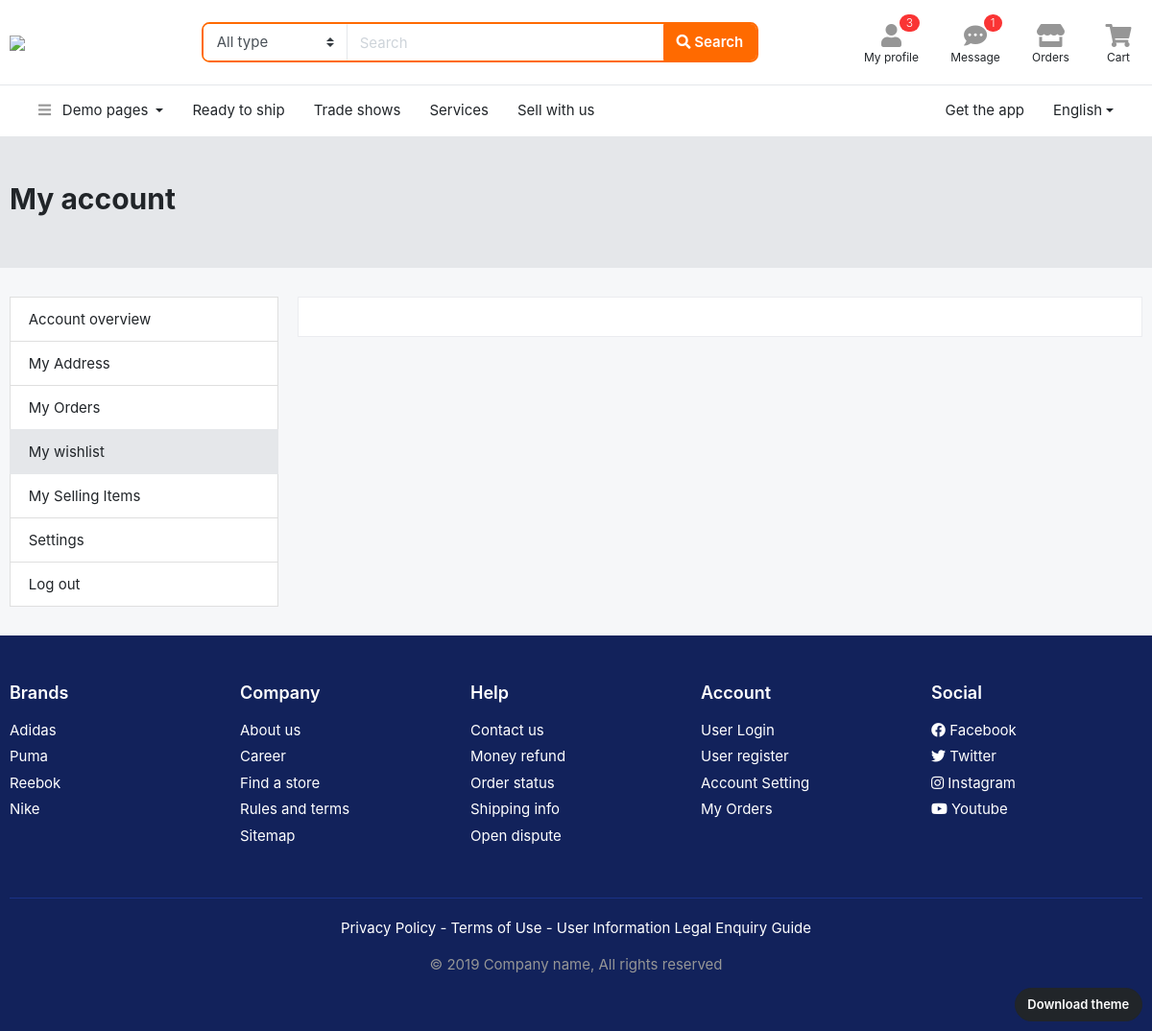
The app's page /tanlangan/ (signed in), older data.
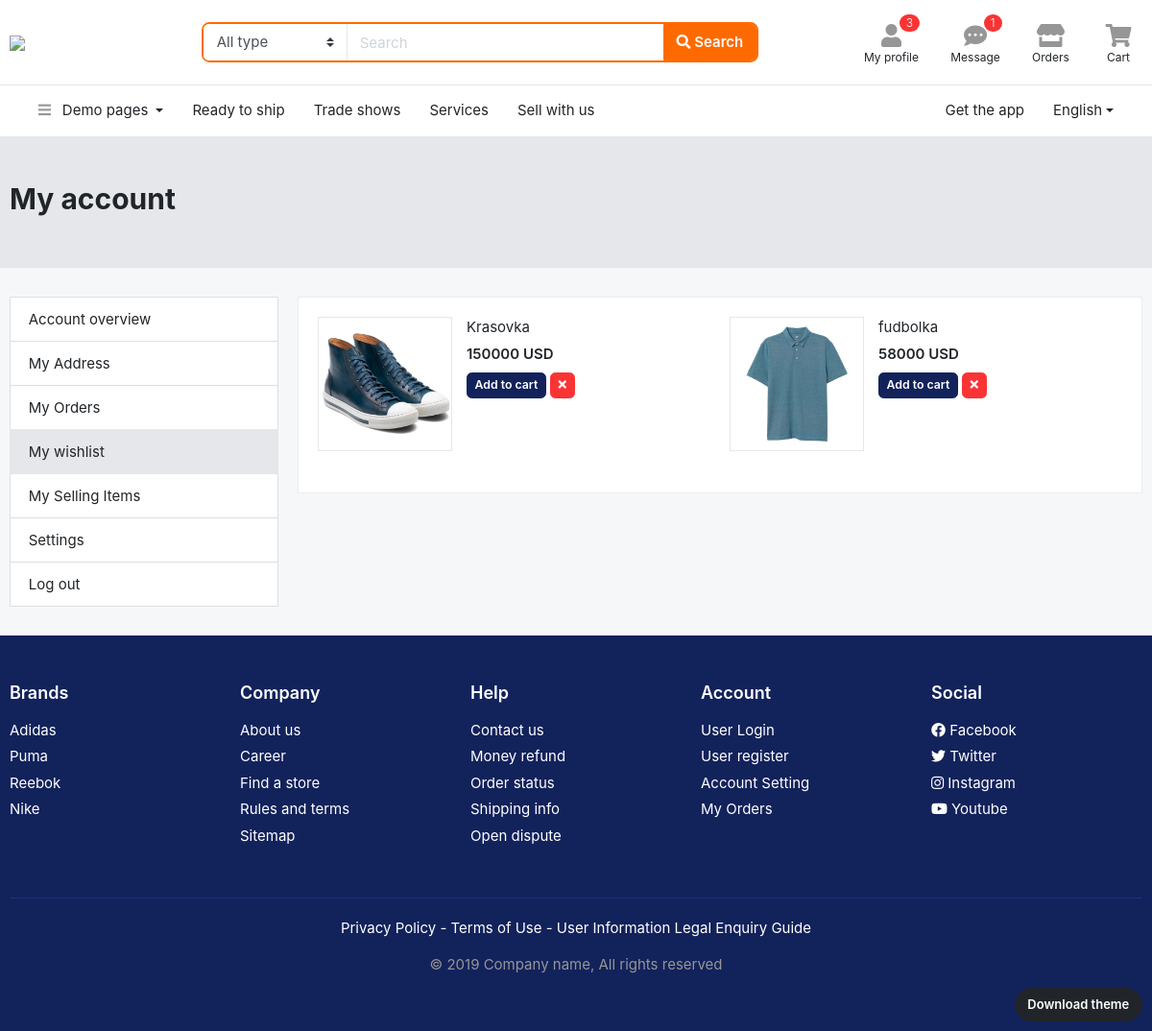
The same page, newer data.
### Alistyleapp/models.py (models this page shows, shortened)
class Media(models.Model):
    rasm = models.FileField()
    mahsulot = models.ForeignKey(Mahsulot, on_delete=models.SET_NULL, null=True, related_name="mahsulot_medialar")

class Mahsulot(models.Model):
    nom = models.CharField(max_length=50)
    narx = models.PositiveSmallIntegerField()
    ishlab_ch = models.CharField(max_length=100)
    kafolat = models.CharField(max_length=60)
    yetkazish = models.CharField(max_length=50)
    olchov = models.CharField(max_length=10, blank=True)
    min_buyurtma = models.CharField(max_length=10, blank=True)
    mavjud = models.BooleanField(default=True)
    batafsil = models.TextField()
    chegirma = models.PositiveSmallIntegerField(default=0)
    ichki = models.ForeignKey(Ichki, on_delete=models.SET_NULL, null=True, related_name="ichki_mahsulotlar")

### Ichkiapp/models.py (models this page shows)
class Tanlangan(models.Model):
    mahsulot = models.ForeignKey(Mahsulot, on_delete=models.CASCADE  , related_name="mahsulot_tanlangan")
    account = models.ForeignKey(Account, on_delete=models.CASCADE )

### Ichkiapp/views.py (the view)
# urls.py: path('tanlangan/', TanlanganView.as_view(), name="tanlangan"),
class TanlanganView(View):
    def get(self, request):
        a = Account.objects.get(user=request.user)
        tanlangan = Tanlangan.objects.filter(account=a)
        data = {
            "tanlanganlar": tanlangan
        }
        return render(request, "page-profile-wishlist.html", data)

### templates/page-profile-wishlist.html (shortened to what the changed rows need)
<!DOCTYPE HTML>
<html lang="en">
{% load static %}
<head>
<link href="{% static 'css/bootstrap.css' %}" rel="stylesheet" type="text/css"/>
<link href="{% static 'fonts/fontawesome/css/all.min.css' %}" type="text/css" rel="stylesheet">
<link href="{% static 'css/ui.css' %}" rel="stylesheet" type="text/css"/>
<link href="{% static 'css/responsive.css' %}" rel="stylesheet" type="text/css" />
</head>
<body>
<section class="section-pagetop bg-gray">
<div class="container">
	<h2 class="title-page">My account</h2>
</div>
</section>
<section class="section-content padding-y">
<div class="container">
<div class="row">
	<main class="col-md-9">
		<article class="card">
			<div class="card-body">
		<div class="row">
			{% for tanlangan in tanlanganlar %}
				<div class="col-md-6">
					<figure class="itemside mb-4">
						{% for media in tanlangan.mahsulot.mahsulot_medialar.all|slice:':1'%}
						<div class="aside"><img src="{{media.rasm.url}}" class="border img-md"></div>
						{% endfor %}
						<figcaption class="info">
							<a href="#" class="title">{{tanlangan.mahsulot.nom}}</a>
							<p class="price mb-2">{{tanlangan.mahsulot.narx}} USD</p>
							<a href="/savat/{{tanlangan.mahsulot.id}}/" class="btn btn-secondary btn-sm"> Add to cart </a>
							<a href="/tanlangan_ochir/{{tanlangan.id}}/" class="btn btn-danger btn-sm" data-toggle="tooltip" title="" data-original-title="Remove from wishlist"> <i class="fa fa-times"></i> </a>
						</figcaption>
					</figure>
				</div>
			{% endfor %}
			</div>
			</div>
		</article>
	</main>
</div>
</div>
</section>
</body>
</html>

Row changes from the older to the newer data that the page shows:
added Tanlangan: mahsulot.nom "Krasovka", mahsulot.narx "150000"
now on this page (row unchanged): Media: rasm (picture), shown under "Krasovka"
added Tanlangan: mahsulot.nom "fudbolka", mahsulot.narx "58000"
now on this page (row unchanged): Media: rasm (picture), shown under "fudbolka"
